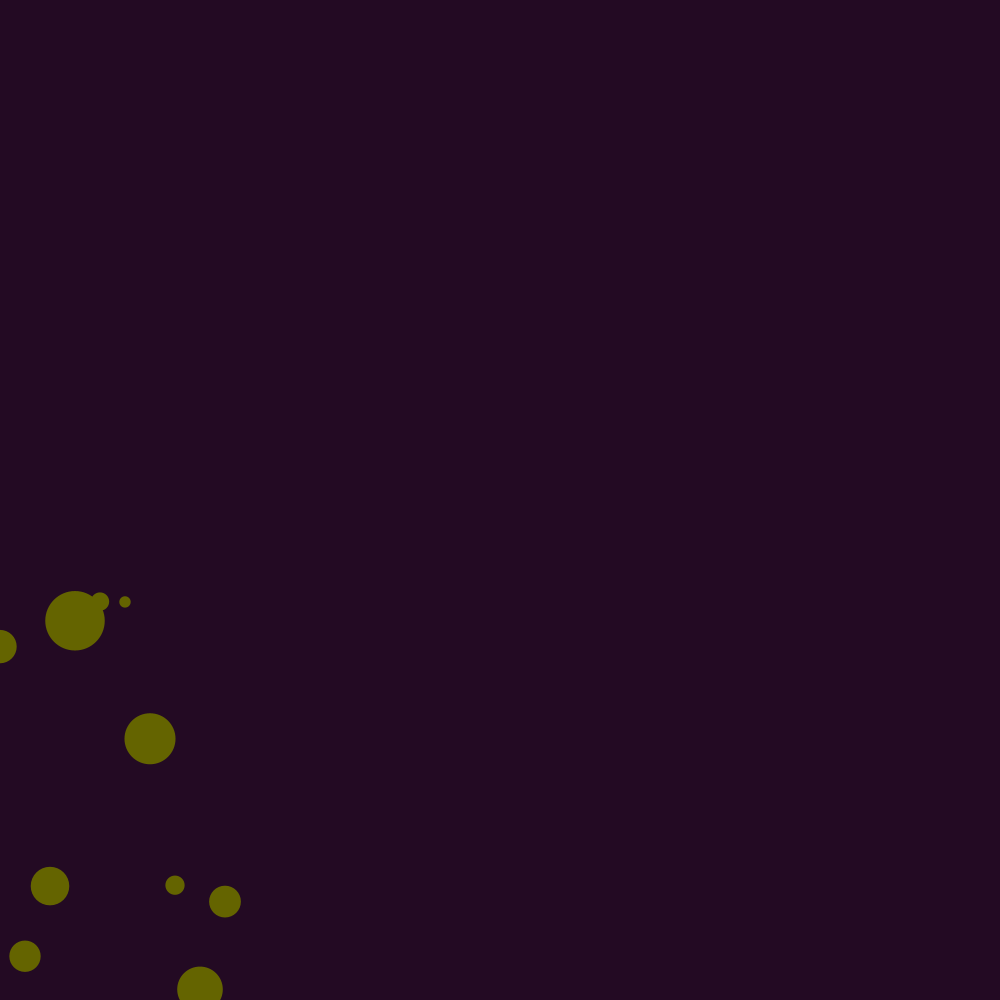
Frame 1 (no input)
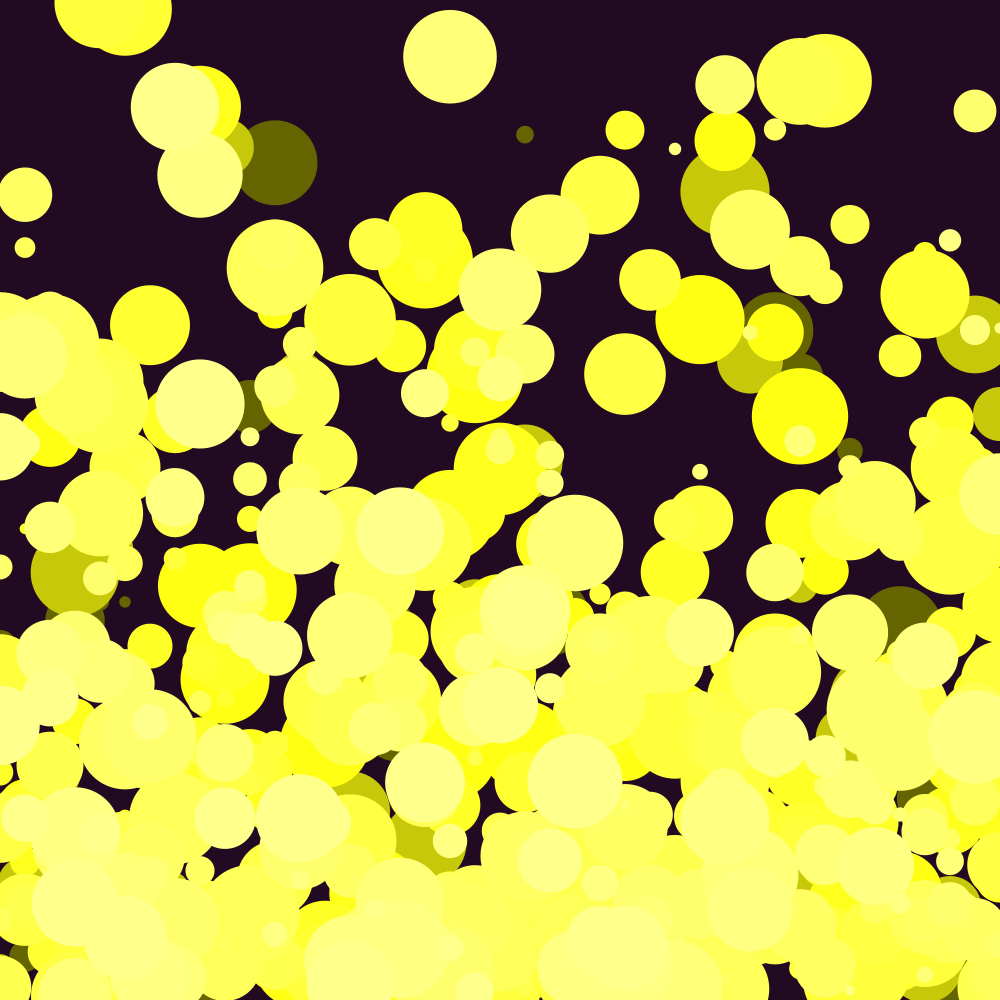
Frame 60 (the mouse pressed at the canvas centre just before this capture)
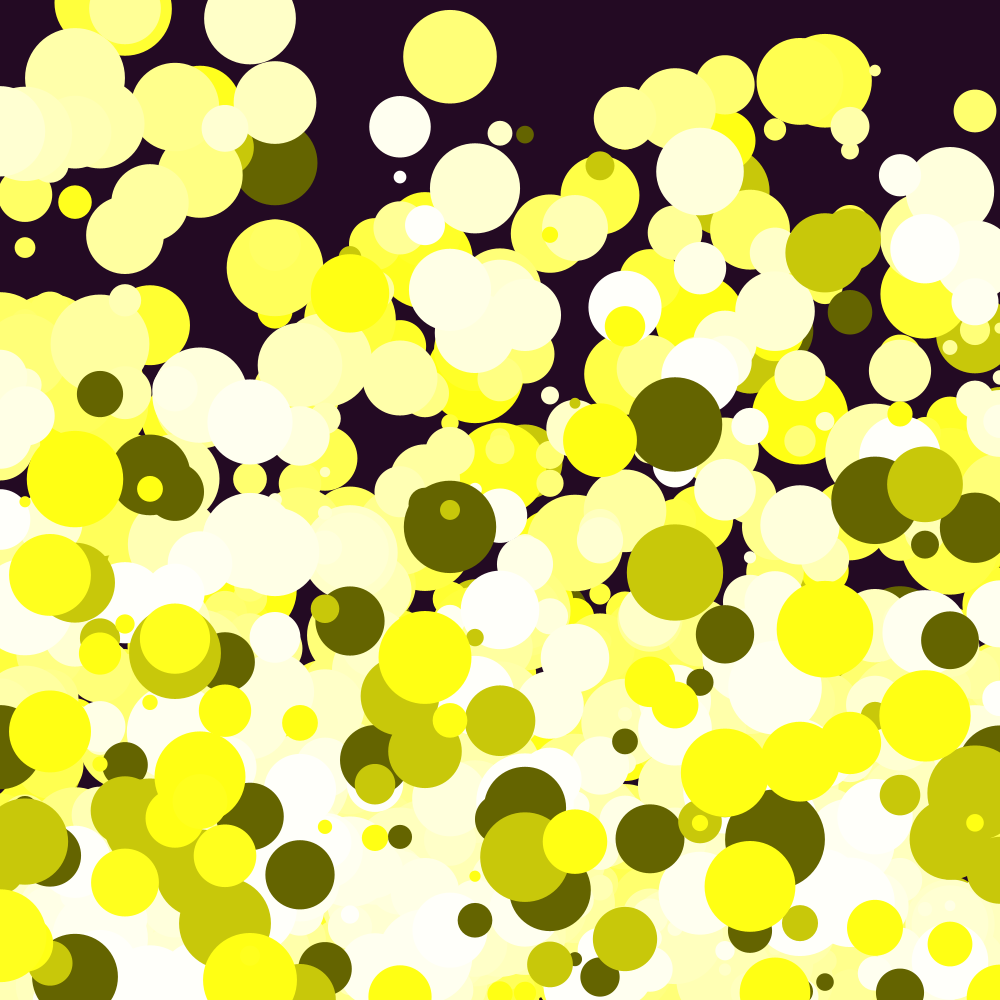
Frame 120 (the mouse held since frame 60 and released just before this capture)

The Processing sketch that drew these frames (run headless with seeded random() and noise(); from frame 60 on, the mouse is pressed at the canvas centre):

// Processing sketch: Orbs_Of_Light
// ── Orbs_Of_Light.pde
float x = 0.0;
int r= 100;
int g = 100; 
int b = 0;

void setup(){
  size(1000, 1000);
  background(35, 10, 35);
}

void draw() {
  for (int y = 0; y < height; y = y + 100){
  
      fill(r, g, b);
  noStroke();
  circle(x, random(y,1000), random(10,100));
  
  if (x < 1001){
   x = x + 25.0; 
  }
    if (x > 1000) {
      x =  0.0;
      r = r + 100;
      g = g + 100;
      b = b + 10;
    }
    if(b>255){
     r = 100;
     g = 100;
     b = 0;
    }
    if (keyPressed){
     save("orbs of light.png"); 
    }
  }
  
}
